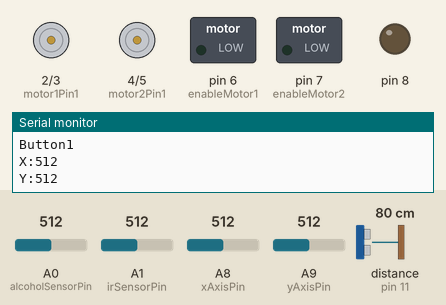
Bench run of a sketch on a simulated Arduino Mega 2560, built with avr-gcc and run on an emulated ATmega2560. Parts: motor-driver pin pairs drawn as motors (green arrow = first pin HIGH = forward, orange = second pin HIGH = backward, longer = more drive), switched loads named in the sketch (green lamp = pin HIGH), output pins drawn as LEDs (lit = HIGH), the last lines printed to the serial monitor. Wiring (inferred from the names in the program): ultrasonic range finder: trigger pin 12; echo pin 11. The inputs (shaded band) are chosen by the test bench; at power-on: distance to the obstacle (sensor on pin 11) 80 cm, A1 (irSensorPin) = 512, A0 (alcoholSensorPin) = 512, A8 (xAxisPin) = 512, A9 (yAxisPin) = 512. The echo pulse lasts 58.3 µs per cm; pins used as bus, display or sensor lines are not drawn.

Above: at 1.2 s.
1.3 s: distance to the obstacle (sensor on pin 11) set to 33 cm
At 3.51 s:
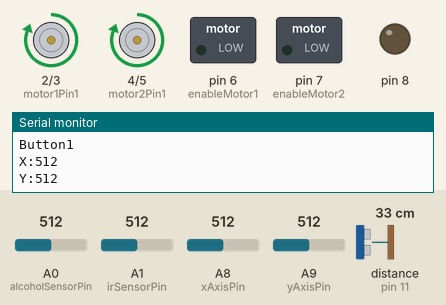
8.4 s: distance to the obstacle (sensor on pin 11) set to 27 cm
At 13.42 s:
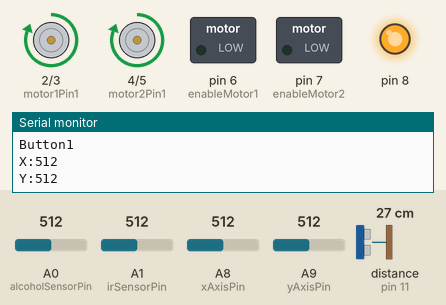
At 14.9 s:
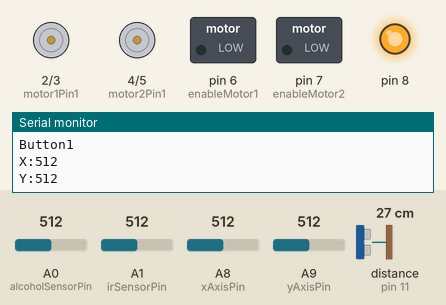
16.6 s: A1 (irSensorPin) set to 10
Timing chart, 0 to 24.7 s (numbered marks = the images above; inputs shaded):
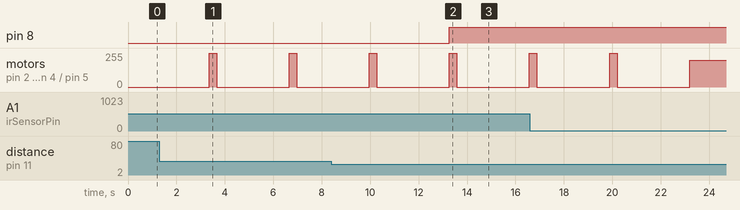

The sketch:

accident-prevention-car.ino
```cpp
#include <SPI.h>
#include <MFRC522.h>

#define SS_PIN 53
#define RST_PIN 9

MFRC522 rfid(SS_PIN, RST_PIN);

// Define motor control pins
const int sw = 9;
int motor1Pin1 = 2;
int motor1Pin2 = 3;
int motor2Pin1 = 4;
int rfno = 1;
int motor2Pin2 = 5;
int carState = 0;
const int irSensorPin = A1;

const int xAxisPin = A8;
const int yAxisPin = A9;

// Define motor speed control pins
int enableMotor1 = 6;
int enableMotor2 = 7;

// Define ultrasonic sensor pins
int trigPin = 12;
int echoPin = 11;

// Define alcohol sensor pins
int alcoholSensorPin = A0;
int alcoholSensorThreshold = 300; // Adjust the threshold as needed

// Speed levels for RFID tags
int speedLevel1 = 72;  // Adjust these values based on your needs
int speedLevel2 = 150;

void decreaseSpeed() {
  analogWrite(motor1Pin1, 200);  // Adjust the speed as needed
  analogWrite(motor1Pin2, LOW);
  analogWrite(motor2Pin1, 200);  // Adjust the speed as needed
  analogWrite(motor2Pin2, LOW);
}

void increaseSpeed() {
  analogWrite(motor1Pin1, 255);  // Full speed
  analogWrite(motor1Pin2, LOW);
  analogWrite(motor2Pin1, 255);  // Full speed
  analogWrite(motor2Pin2, LOW);
}

void moveForward() {
  digitalWrite(motor1Pin1, HIGH);
  digitalWrite(motor1Pin2, LOW);
  digitalWrite(motor2Pin1, HIGH);
  digitalWrite(motor2Pin2, LOW);
  }

  void moveBackward() {
  digitalWrite(motor1Pin1, 0);
  digitalWrite(motor1Pin2, 1);
  digitalWrite(motor2Pin1, 0);
  digitalWrite(motor2Pin2, 1);
  }

void stopVehicle() {
    analogWrite(motor1Pin1,0);  // Adjust the speed as needed
  analogWrite(motor1Pin2, LOW);
  analogWrite(motor2Pin1, 0);  // Adjust the speed as needed
  analogWrite(motor2Pin2, LOW);
  delay(3000);
  }


void setup() {
  pinMode(sw, INPUT_PULLUP);
  pinMode(8, OUTPUT);
  // Set motor control pins as outputs
  pinMode(motor1Pin1, OUTPUT);
  pinMode(motor1Pin2, OUTPUT);
  pinMode(motor2Pin1, OUTPUT);
  pinMode(motor2Pin2, OUTPUT);

  // Set motor speed control pins as outputs
  pinMode(enableMotor1, OUTPUT);
  pinMode(enableMotor2, OUTPUT);

  // Set ultrasonic sensor pins
  pinMode(trigPin, OUTPUT);
  pinMode(echoPin, INPUT);

  // Set alcohol sensor pin
  pinMode(alcoholSensorPin, INPUT);

  //   For RFID
  Serial.begin(9600);
  SPI.begin();
  rfid.PCD_Init();
}

void loop() {
  // Measure distance using ultrasonic sensor
  long duration, distance;
  digitalWrite(trigPin, LOW);
  delayMicroseconds(2);
  digitalWrite(trigPin, HIGH);
  delayMicroseconds(10);
  digitalWrite(trigPin, LOW);
  duration = pulseIn(echoPin, HIGH);
  distance = (duration / 2) / 29.1; // Convert the time to distance in cm

  // Measure alcohol concentration
  int alcoholValue = analogRead(alcoholSensorPin);

   int sensorValue = analogRead(irSensorPin);

  // Using the sensor's datasheet, convert sensor value to distance in centimeters
  long distancee = 2076.0 / (sensorValue - 11.0);

  Serial.print("Distance: ");
  Serial.println(distance);
  Serial.print ("alcohol: ");
  Serial.println (alcoholValue);
  Serial.print("IRDist: ");
  Serial.println(distancee);


  // Print distance and alcohol level to serial monitor


  //Adjust the distance to stop and the alcohol level to start the vehicle ssp
  if (distance > 20 & alcoholValue < 1000 ) {

    Serial.println("Button"+String(digitalRead(sw)));
    /*if(digitalRead(sw) == 1){
    moveForward();
    delay(1000);
    }*/
    int xAxisValue = analogRead(xAxisPin);
  int yAxisValue = analogRead(yAxisPin);
  Serial.println("X:"+String(xAxisValue));
   Serial.println("Y:"+String(yAxisValue));
   delay(300);
  // You may need to adjust the threshold values based on your specific joystick
  if(xAxisValue < 550 & xAxisValue > 450){
    stopVehicle();
    Serial.print("Stopping");
  }
  else if (xAxisValue > 120) {
    Serial.print("Hrituraj lau age dike");
    Serial.println("Top");
//moveForward();
  } else if(xAxisValue > 900) {
    Serial.print("Hrituraj lau pechon dike");
    Serial.println("Bottom");
   // moveBackward();
  }
  }
 else{
  Serial.print("Stopping");
    stopVehicle();
  }


  if (distancee < -100){
    decreaseSpeed();
    delay(20000);
    }else{
      increaseSpeed();
    }

  if(distance < 30){
    digitalWrite(8, HIGH);
    }
  if (distance > 30){
    digitalWrite(8,LOW);
  }


}
```

Measured:
- the behaviour switches between 31 and 30 cm on distance to the obstacle (sensor on pin 11) (found by bisection; images 1 and 2)
- after the input at 8.4 s, pin 8: LOW → HIGH after 4.9 s
